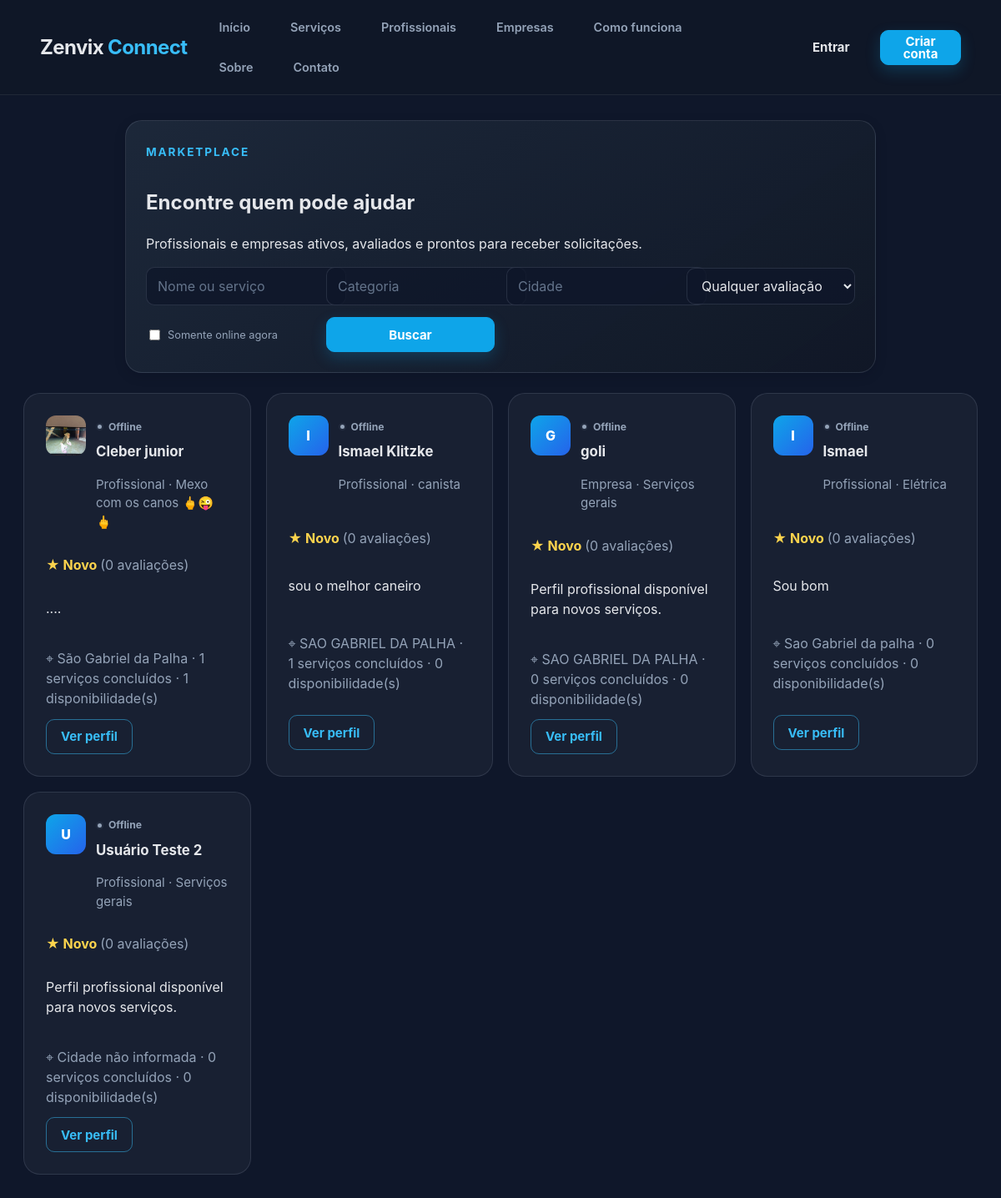
Screenshot of /profissionais with the database file from the repository.
### tables this page shows
CREATE TABLE usuarios (
            id INTEGER PRIMARY KEY AUTOINCREMENT,
            nome TEXT NOT NULL,
            email TEXT NOT NULL UNIQUE,
            senha TEXT NOT NULL,
            telefone TEXT,
            cidade TEXT,
            tipo TEXT NOT NULL
        , bio TEXT, especialidade TEXT, empresa_nome TEXT, estado TEXT, bairro TEXT, cpf TEXT, documento TEXT, foto_perfil TEXT, cnpj TEXT, documento_empresa TEXT, logo_empresa TEXT, approval_status TEXT, deletion_requested INTEGER DEFAULT 0, rejection_reason TEXT, status_online TEXT DEFAULT 'offline', TEXT, ultimo_acesso TEXT);

### app.py (the view, shortened to what this page needs)
@app.route("/profissionais")
def profissionais():
    search = request.args.get("q", "").strip()
    category = request.args.get("categoria", "").strip()
    city = request.args.get("cidade", "").strip()
    online_only = request.args.get("online") == "1"
    min_rating = request.args.get("avaliacao", "").strip()
    providers = []
    favorite_ids = set()
    try:
        minimum_rating = float(min_rating) if min_rating else None
    except ValueError:
        minimum_rating = None
    for provider in get_providers(search=search, category=category, city=city, online_only=online_only):
        provider_data = enrich_provider(provider)
        provider_data["recommendation_score"] = get_provider_recommendation_score(provider_data, requested_category=category)
        if minimum_rating and (provider_data["rating"] is None or provider_data["rating"] < minimum_rating):
            continue
        provider_data["is_favorite"] = provider["id"] in favorite_ids
        provider_data["online"] = bool(provider_data.get("online") or provider["id"] in online_users)
        providers.append(provider_data)
    providers.sort(key=lambda item: item["recommendation_score"], reverse=True)
    return render_template(
        "profissionais.html",
        providers=providers,
        search=search,
        category=category,
        city=city,
        online_only=online_only,
        min_rating=min_rating,
    )

### app.py (called while the page is built, shortened)
@app.context_processor
def inject_online_users():
    return {"online_users": online_users}

def generate_csrf_token():
    if "_csrf_token" not in session:
        session["_csrf_token"] = secrets.token_urlsafe(32)
    return session["_csrf_token"]

@app.context_processor
def inject_csrf_token():
    return {"csrf_token": generate_csrf_token()}

def get_db():
    if "db" not in g:
        g.db = sqlite3.connect(DATABASE_PATH)
        g.db.row_factory = sqlite3.Row
    return g.db

def get_provider_rating(provider_id):
    db = get_db()
    row = db.execute(
        "SELECT AVG(nota) AS avg_rating, COUNT(*) AS total FROM avaliacoes WHERE profissional_id = ?",
        (provider_id,),
    ).fetchone()
    avg_rating = row["avg_rating"]
    return (round(avg_rating, 1), row["total"]) if avg_rating is not None else (None, row["total"])

def get_provider_recommendation_score(provider, requested_category=None):
    requested_category = (requested_category or "").strip().lower()
    rating = provider.get("rating") or 0.0
    rating_count = provider.get("rating_count") or 0
    availability_count = provider.get("availability_count") or 0
    completed_services = provider.get("completed_services") or 0
    online_bonus = 6 if provider.get("online") else 0
    category_bonus = 0
    if requested_category:
        specialty = (provider.get("especialidade") or "").lower()
        if requested_category in specialty:
            category_bonus = 20
    score = (
        (rating * 10)
        + min(rating_count * 4, 30)
        + min(availability_count * 8, 24)
        + min(completed_services * 0.4, 12)
        + online_bonus
        + category_bonus
    )
    return round(score, 2)

def get_availability_for_user(user_id):
    db = get_db()
    return db.execute(
        "SELECT * FROM disponibilidade WHERE profissional_id = ? ORDER BY id DESC",
        (user_id,),
    ).fetchall()

@app.before_request
def before_request():
    get_db()

@app.teardown_appcontext
def teardown_appcontext(exception):
    close_db(exception)

### templates/profissionais.html (shortened to what this page needs)
{% extends "base.html" %}
{% block content %}
<section class="form-card provider-search-card"><span class="eyebrow">Marketplace</span>
    <h1>Encontre quem pode ajudar</h1>
    <p>Profissionais e empresas ativos, avaliados e prontos para receber solicitações.</p>
    <form action="/profissionais" method="get" class="search-form provider-filters"><input name="q" value="{{ search }}"
            placeholder="Nome ou serviço" class="search-input"><input name="categoria" value="{{ category }}"
            placeholder="Categoria" class="search-input"><input name="cidade" value="{{ city }}" placeholder="Cidade"
            class="search-input"><select name="avaliacao" class="search-select">
            <option value="">Qualquer avaliação</option>
        </select><label class="online-filter"><input type="checkbox" name="online" value="1" {{ 'checked' if online_only
                }}> Somente online agora</label><button type="submit" class="button button-primary">Buscar</button>
    </form>
</section>
{% if providers %}<div class="grid-section provider-result-grid">{% for provider in providers %}<article
        class="provider-card provider-result-card">
        <div class="provider-result-head">
            <div class="avatar provider-result-avatar {% if provider.foto_perfil or provider.logo_empresa %}avatar-image{% endif %}"
                {% if provider.foto_perfil or provider.logo_empresa
                %}style="background-image:url('/static/uploads/{{ provider.foto_perfil or provider.logo_empresa }}')" {%
                endif %}>{% if not provider.foto_perfil and not provider.logo_empresa %}{{ (provider.empresa_nome or
                provider.nome)[0]|upper }}{% endif %}</div>
            <div><span
                    class="presence-label {{ 'online' if provider.id in online_users or provider.online else 'offline' }}"><i
                        class="online-dot"></i> {{ 'Online agora' if provider.id in online_users or provider.online else
                    'Offline' }}</span>
                <h2>{{ provider.empresa_nome or provider.nome }}</h2>
                <p class="provider-role">{{ 'Empresa' if provider.tipo == 'empresa' else 'Profissional' }} · {{
                    provider.especialidade or 'Serviços gerais' }}</p>
            </div>
        </div>
        <div class="form-actions" style="justify-content: space-between; align-items: center;">
            <p class="provider-rating">★ {{ provider.rating if provider.rating is not none else 'Novo' }} <span>({{
                    provider.rating_count }} avaliações)</span></p>
        </div>
        <p>{{ provider.bio or 'Perfil profissional disponível para novos serviços.' }}</p>
        <p class="provider-meta">⌖ {{ provider.cidade or 'Cidade não informada' }} · {{ provider.completed_services }}
            serviços concluídos · {{ provider.availability_count }} disponibilidade(s)</p>
        <div class="form-actions"><a
                href="/{{ 'empresa' if provider.tipo == 'empresa' else 'profissional' }}/{{ provider.id }}"
                class="button button-secondary">Ver perfil</a>{% set is_authenticated = session.get('user_id') %}{% set
            is_client = session.get('user_type') == 'cliente' %}</div>
    </article>{% endfor %}</div>{% else %}<section class="form-card empty-state">
    <h2>Nenhum prestador encontrado.</h2>
    <p>Tente remover filtros ou volte em alguns minutos para ver novos profissionais online.</p>
</section>{% endif %}
{% endblock %}

### static/css/style.css (style rules this page uses)
.button { display: inline-flex; align-items: center; justify-content: center; padding: 12px 20px; border-radius: 999px; border: none; cursor: pointer; text-decoration: none; font-weight: 600; transition: transform 0.25s ease, background-color 0.25s ease, color 0.25s ease, box-shadow 0.25s ease; }
.button-primary { background: #0EA5E9; color: white; }
.button-secondary { background: transparent; border: 1px solid #38BDF8; color: #38BDF8; }
.eyebrow { display: inline-block; margin: 0 0 12px; color: #38BDF8; font-size: 0.85rem; font-weight: 700; text-transform: uppercase; letter-spacing: 0.14em; }
.search-input { flex: 1; min-width: 240px; padding: 16px 20px; border-radius: 16px; border: 1px solid #334155; background: #0F172A; color: #E5E7EB; }
.grid-section { margin-top: 32px; display: grid; gap: 24px; grid-template-columns: repeat(auto-fit, minmax(280px, 1fr)); }
.search-select { width: 100%; padding: 14px 16px; border-radius: 18px; border: 1px solid rgba(148, 163, 184, 0.18); background: rgba(15, 23, 42, 0.95); color: #E5E7EB; outline: none; }
.input-icon-wrapper, .search-input, .search-select { width: 100%; }
.provider-card, .partner-card, .review-card { background: rgba(255, 255, 255, 0.04); border: 1px solid rgba(255, 255, 255, 0.08); border-radius: 28px; padding: 26px; display: grid; gap: 18px; transition: transform 0.25s ease, border-color 0.25s ease; }
.provider-meta { margin: 8px 0 0; color: #94A3B8; }
.form-card { background: rgba(30, 41, 59, 0.95); border: 1px solid rgba(56, 189, 248, 0.12); border-radius: 28px; padding: 32px; box-shadow: 0 24px 60px rgba(0, 0, 0, 0.22); }
.provider-role { color: #94A3B8; font-size: 0.94rem; }

### static/css/public.css (style rules this page uses)
.provider-filters { align-items: center; display: grid; gap: 14px; grid-template-columns: repeat(auto-fit, minmax(160px, 1fr)); }
.online-filter { align-items: center; color: var(--text-muted); display: flex; font-size: .8rem; gap: 6px; white-space: nowrap; }
.provider-result-grid { margin-top: 24px; }
.provider-result-card { display: grid; gap: 12px; }
.provider-result-head { align-items: start; display: flex; gap: 12px; }
.provider-result-avatar { height: 48px; width: 48px; }
.provider-result-head h2 { font-size: 1.05rem; margin: 7px 0 2px; }
.provider-rating { color: #FCD34D; font-weight: 700; margin: 0; }
.provider-rating span { color: var(--text-muted); font-weight: 400; }
.provider-filters .button { width: auto; }

### rows the page displays
usuarios: foto_perfil (picture), status_online "Offline", nome "Cleber junior", tipo "Profissional", especialidade "Mexo com os canos 🖕😜🖕", rating "Novo", rating_count "0", bio "....", cidade "São Gabriel da Palha", completed_services "1", availability_count "1"
usuarios: nome "I", status_online "Offline", nome "Ismael Klitzke", tipo "Profissional", especialidade "canista", rating "Novo", rating_count "0", bio "sou o melhor caneiro", cidade "SAO GABRIEL DA PALHA", completed_services "1", availability_count "0"
usuarios: empresa_nome "G", status_online "Offline", empresa_nome "goli", tipo "Empresa", especialidade "Serviços gerais", rating "Novo", rating_count "0", bio "Perfil profissional disponível para novos serviços.", cidade "SAO GABRIEL DA PALHA", completed_services "0", availability_count "0"
usuarios: nome "I", status_online "Offline", nome "Ismael", tipo "Profissional", especialidade "Elétrica", rating "Novo", rating_count "0", bio "Sou bom", cidade "Sao Gabriel da palha", completed_services "0", availability_count "0"
usuarios: nome "U", status_online "Offline", nome "Usuário Teste 2", tipo "Profissional", especialidade "Serviços gerais", rating "Novo", rating_count "0", bio "Perfil profissional disponível para novos serviços.", cidade "Cidade não informada", completed_services "0", availability_count "0"
